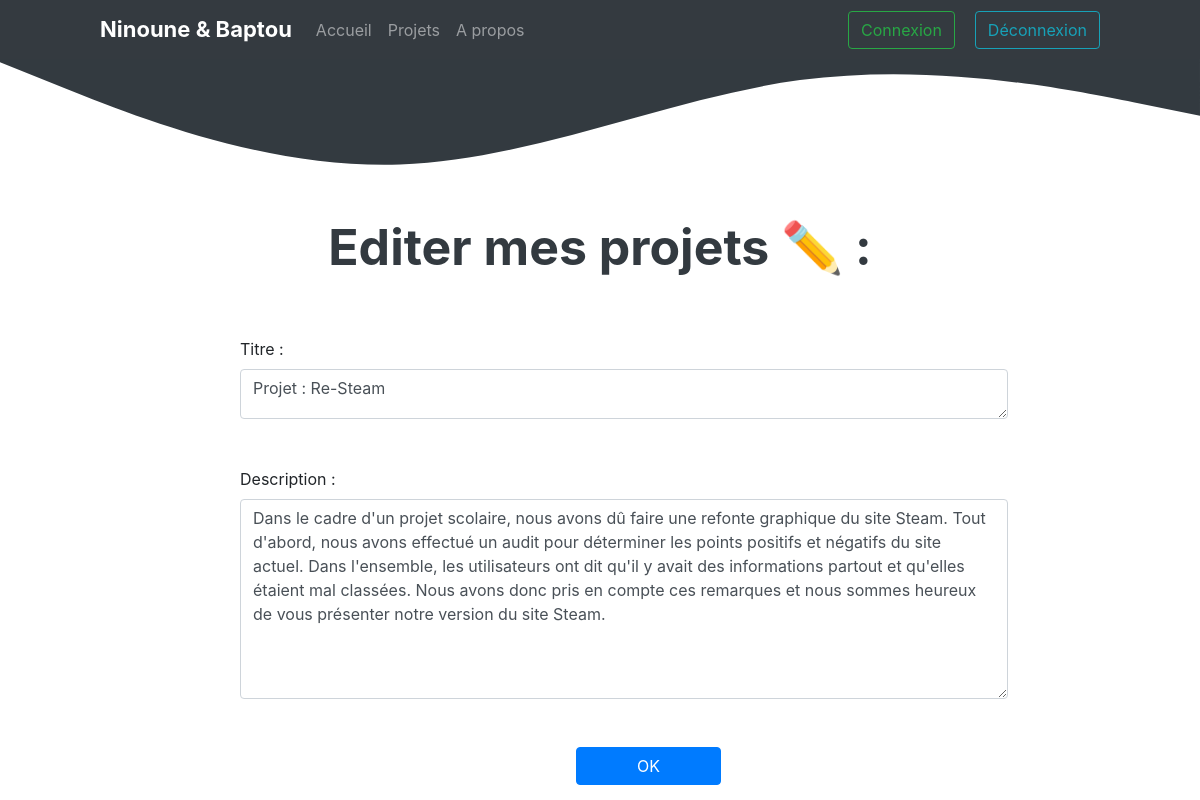
The app's page /edit_work.php?id=8 (signed in) with its own data.
### tables this page shows
CREATE TABLE `WORKS` (
  `id` int(11) NOT NULL,
  `titre` varchar(256) NOT NULL,
  `description` varchar(10000) NOT NULL
);

### edit_work.php (the view, shortened to what this page needs)
<!DOCTYPE html>
<?php
global $db;
if (isset($_GET['id'])) {
	$workid = $_GET['id'];
	$edit_work =$db->prepare('SELECT * FROM WORKS WHERE id=?');
	$edit_work->execute(array($workid));
}
if ($edit_work->rowCount() == 1) {
      $edit_work = $edit_work->fetch();
    }
else
{
	die('Erreur: l\'article concerné n\'existe pas !');
}
?>
<html>
<head>
	<link rel="stylesheet" href="https://stackpath.bootstrapcdn.com/bootstrap/4.4.1/css/bootstrap.min.css">
	<link rel="stylesheet" type="text/css" href="style.css">
</head>
<body>
	<nav class="modifnavbar navbar navbar-expand-lg navbar navbar-dark bg-dark">
<a class="navbar-brand" style="font-weight: bold; font-size: 22px;" href="index.php">Ninoune & Baptou</a>
<div class="collapse navbar-collapse" id="navbarSupportedContent">
<ul class="navbar-nav mr-auto">
<li class="nav-item">
	<a class="nav-link" href="index.php">Accueil</a>
</li>
<li class="nav-item">
	<a class="nav-link" href="works.php">Projets</a>
</li>
<li class="nav-item">
	<a class="nav-link" href="#">A propos</a>
</li>
</ul>
<form class="form-inline my-2 my-lg-0">
<a href="login.php" class="btn btn-outline-success" role="button" aria-pressed="true">Connexion</a>
<a href="disconnected.php" class="btndeco btn btn-outline-info" role="button" aria-pressed="true">Déconnexion</a>
</form>
</div>
</nav>
<svg class="modifvague" xmlns="http://www.w3.org/2000/svg" viewBox="0 0 1440 250"><path fill="#333a40" fill-opacity="1" d="M0,64L80,96C160,128,320,192,480,186.7C640,181,800,107,960,85.3C1120,64,1280,96,1360,112L1440,128L1440,0L1360,0C1280,0,1120,0,960,0C800,0,640,0,480,0C320,0,160,0,80,0L0,0Z"></path></svg>
	<h1 class="edit-work-titre1">Editer mes projets ✏️ :</h1>
	<form method="post" action="edit_work.php?id=<?php echo($_GET["id"])?>">
<div class="bloc-edit-desc">
		<label for="newtitre">Titre :</label><br>
		<textarea class="form-control" style="width: 80%; height: 50px;" type="text" id="newtitre" name="newtitre" placeholder="titre" autofocus="" value="<?php echo ($edit_work['titre']);?>"><?php echo ($edit_work['titre']);?></textarea> <br><br>
		<label for="newdescription">Description :</label><br>
		<textarea class="form-control" style="width: 80%; height: 200px;" type="text" name="newdescription" id="newdescription" placeholder="description" value="<?php echo ($edit_work['description']);?>"><?php echo ($edit_work['description']);?></textarea> <br><br>
</div>
		<input class="edit-desc-ok btn btn-primary" type="submit" name="submit" value="OK">
	</form>
</body>
</html>

### style.css (style rules this page uses)
* { margin: 0; padding: 0; }
.btndeco { margin-left: 20px; }
.modifnavbar { padding-left: 100px; padding-right: 100px; }
.modifvague { margin-top: -50px; }
.edit-desc-ok { padding-left: 60px; padding-right: 60px; margin-left: 48%; }
.bloc-edit-desc { margin-left: 20%; }
.edit-work-titre1 { text-align: center; font-weight: bold; font-size: 50px; color: #333a40; margin-bottom: 60px; }

### records on screen
works: newtitre "Projet : Re-Steam", newdescription "Dans le cadre d'un projet scolaire, nous avons dû faire une refonte graphique du site Steam. Tout d'abord, nous avons effectué un audit pour déterminer les points positifs et négatifs du site actuel. Dans l'ensemble, les utilisateurs ont dit qu'il y avait des informations partout et qu'elles étaient mal classées. Nous avons donc pris en compte ces remarques et nous sommes heureux de vous présenter notre version du site Steam."
